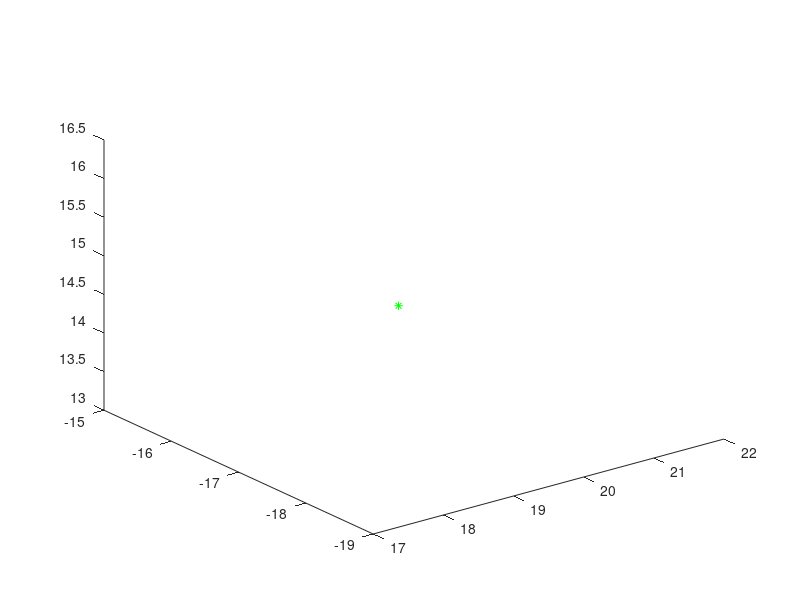

The MATLAB script that drew this image:
%Ejercico para cualquier problema rotacion-traslación-rotación
beta = -34
rad2 = (beta*(2*pi))/360

tetha = 78
rad1 = (tetha*(2*pi))/360

%Matriz p = (5.6, 3.6, 5.9)
P = [5.6; 3.6; 5.9; 1]

Px = P(1,1)
Py = P(2,1)
Pz = P(3,1)

%Matriz Typ
Typ = [cos(rad2), 0,  -sin(rad2), Px;...
    0, 1, 0, Py;...
     -sin(rad2), 0 cos(rad2), Pz;...
     0, 0, 0, 1]

%multiplicación de Typ * P
Mul = Typ * P

%Definimos Matriz Tpx

Tpx = [1 , 0, 0, Px;...
    0, cos(rad1), -sin(rad1), (Py*cos(rad1))-(Pz*sin(rad1));...
    0, sin(rad1), cos(rad1), (Py*sin(rad1))+(Pz*cos(rad1));...
    0, 0, 0, 1]

%Obtenemos el resultado final
res = Tpx * Mul

%Obtenermos los valores a graficar de la resultante
R1 = res(1,1)
R2 = res(2,1)
R3 = res(3,1)

%graficamos 
plot3(R1,R2,R3, "g*")
